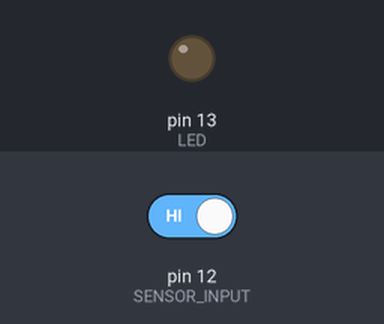
The sketch below on a simulated Arduino Uno, built with avr-gcc and run on an emulated ATmega328P. Parts: output pins drawn as LEDs (lit = HIGH). The test bench sets the inputs (shaded band); at power-on: pin 12 (SENSOR_INPUT) HIGH.

Above: at 1.2 s.
1.3 s: pin 12 (SENSOR_INPUT) driven LOW
At 2.3 s:
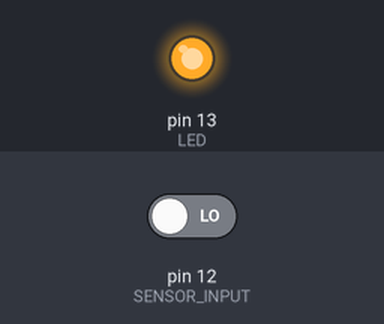
2.8 s: pin 12 (SENSOR_INPUT) driven HIGH
At 3.4 s:
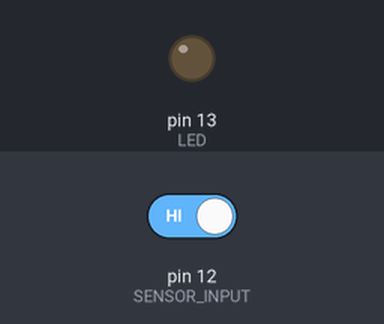
Timing chart, 0 to 5.8 s (numbered marks = the images above; inputs shaded):
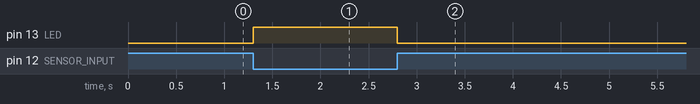

The sketch:

Hall_Effect_Sensor_Test.ino
```cpp
#define LED 13
#define SENSOR_INPUT 12


void setup()
{
  pinMode(SENSOR_INPUT, INPUT);
  pinMode(LED, OUTPUT);
}


void loop()
{
  if (digitalRead(SENSOR_INPUT) == LOW)
  {
    digitalWrite(LED, HIGH);
  }
  else
  {
    digitalWrite(LED, LOW);
  }

  /*
  This could be rewritten as...
  digitalWrite(LED, !digitalRead(SENSOR_INPUT));
  */
}
```

Measured:
- after the input at 1.3 s, pin 13 (LED): LOW → HIGH at once
- after the input at 2.8 s, pin 13 (LED): HIGH → LOW at once
